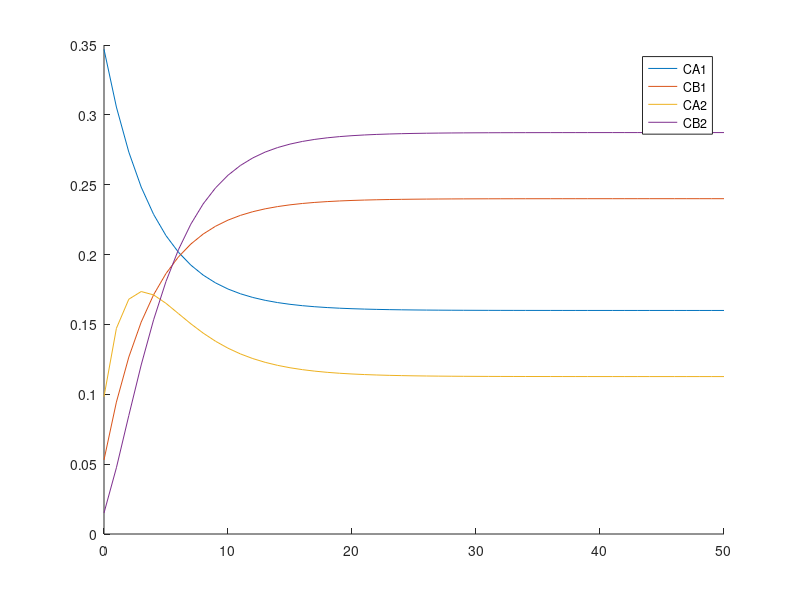

MATLAB code for this plot:
%% HW7Q5

%y' = [A]y + g
%y = [CA1 CB1 CA2 CB2]T

A = [-.25 0 0 0; 0.15 -0.1 0 0; (1/3) 0 -((1/3)+ .14) 0; 0 (1/3) 0.14 (-1/3)];
g = [0.04; 0; 0; 0];

[EVectors,Evalues] = eig(A); %get eigen values and vectors

%We want 
%y(t) = C[EigenVectors]e^(eigenValues*t) + xp

%Xp
Xp = -inv(A) * g;

%Finding C values
initial = [0.4; 0; 0; 0];
C = EVectors\(initial - Xp);

%Creating individual EigenVectors
EVector1 = [0;0;0;1];
EVector2 = [0;0.5735;0;0.8192];
EVector3 = [0;0;0.7071;-0.7071];
EVector4 = [0.3936;-0.3936;0.5874;-0.5874];

%Creating individual Equations for Each Concentration
CA1 = @(t) (C(1,1)*EVector1(1,1)*exp(t*Evalues(1,1)))+(C(2,1)*EVector2(1,1)*exp(t*Evalues(2,2))) + (C(3,1)*EVector3(1,1)*exp(t*Evalues(3,3))) + (C(4,1)*EVector4(1,1)*exp(t*Evalues(4,4))) + (Xp(1,1)); 
CA2 = @(t) (C(1,1)*EVector1(2,1)*exp(t*Evalues(1,1)))+(C(2,1)*EVector2(2,1)*exp(t*Evalues(2,2))) + (C(3,1)*EVector3(2,1)*exp(t*Evalues(3,3))) + (C(4,1)*EVector4(2,1)*exp(t*Evalues(4,4))) + (Xp(2,1)); 
CA3 = @(t) (C(1,1)*EVector1(3,1)*exp(t*Evalues(1,1)))+(C(2,1)*EVector2(3,1)*exp(t*Evalues(2,2))) + (C(3,1)*EVector3(3,1)*exp(t*Evalues(3,3))) + (C(4,1)*EVector4(3,1)*exp(t*Evalues(4,4))) + (Xp(3,1)); 
CA4 = @(t) (C(1,1)*EVector1(4,1)*exp(t*Evalues(1,1)))+(C(2,1)*EVector2(4,1)*exp(t*Evalues(2,2))) + (C(3,1)*EVector3(4,1)*exp(t*Evalues(3,3))) + (C(4,1)*EVector4(4,1)*exp(t*Evalues(4,4))) + (Xp(4,1)); 

%Plot
time   = [0:50];
ansCA1 = [0:50];
ansCA2 = [0:50];
ansCA3 = [0:50];
ansCA4 = [0:50];

for i = 1:51
   ansCa1(i) = CA1(i);
   ansCa2(i) = CA2(i);
   ansCa3(i) = CA3(i);
   ansCa4(i) = CA4(i);
end

hold on
plot(time,ansCa1);
plot(time,ansCa2);
plot(time,ansCa3);
plot(time,ansCa4);

legend({'CA1','CB1','CA2','CB2'});














